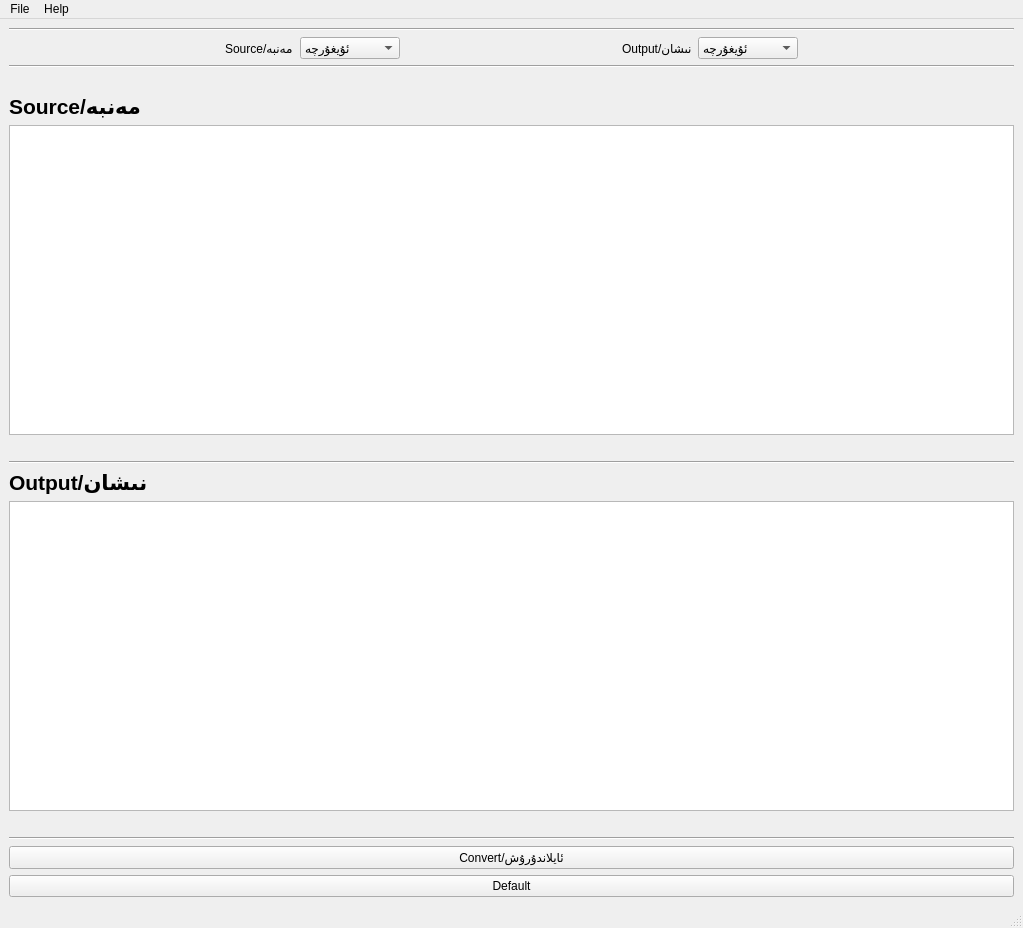
<?xml version="1.0" encoding="UTF-8"?>
<ui version="4.0">
 <class>MainWindow</class>
 <widget class="QMainWindow" name="MainWindow">
  <property name="geometry">
   <rect>
    <x>0</x>
    <y>0</y>
    <width>1023</width>
    <height>928</height>
   </rect>
  </property>
  <property name="windowTitle">
   <string>Uyghur Multi-Script Convertor</string>
  </property>
  <widget class="QWidget" name="centralwidget">
   <layout class="QVBoxLayout" name="verticalLayout">
    <item>
     <widget class="Line" name="line_2">
      <property name="orientation">
       <enum>Qt::Horizontal</enum>
      </property>
     </widget>
    </item>
    <item>
     <layout class="QHBoxLayout" name="horizontalLayout_2">
      <item>
       <spacer name="horizontalSpacer_9">
        <property name="orientation">
         <enum>Qt::Horizontal</enum>
        </property>
        <property name="sizeHint" stdset="0">
         <size>
          <width>40</width>
          <height>20</height>
         </size>
        </property>
       </spacer>
      </item>
      <item>
       <widget class="QLabel" name="label_3">
        <property name="text">
         <string>Source/مەنبە</string>
        </property>
       </widget>
      </item>
      <item>
       <widget class="QComboBox" name="cb_src">
        <item>
         <property name="text">
          <string>ئۇيغۇرچە</string>
         </property>
        </item>
        <item>
         <property name="text">
          <string>Latin</string>
         </property>
        </item>
        <item>
         <property name="text">
          <string>Ortaq Türkçe</string>
         </property>
        </item>
       </widget>
      </item>
      <item>
       <spacer name="horizontalSpacer_11">
        <property name="orientation">
         <enum>Qt::Horizontal</enum>
        </property>
        <property name="sizeHint" stdset="0">
         <size>
          <width>40</width>
          <height>20</height>
         </size>
        </property>
       </spacer>
      </item>
      <item>
       <widget class="QLabel" name="label_4">
        <property name="text">
         <string>Output/نىشان</string>
        </property>
       </widget>
      </item>
      <item>
       <widget class="QComboBox" name="cb_opt">
        <item>
         <property name="text">
          <string>ئۇيغۇرچە</string>
         </property>
        </item>
        <item>
         <property name="text">
          <string>Latin</string>
         </property>
        </item>
        <item>
         <property name="text">
          <string>Ortaq Turkçe</string>
         </property>
        </item>
       </widget>
      </item>
      <item>
       <spacer name="horizontalSpacer_3">
        <property name="orientation">
         <enum>Qt::Horizontal</enum>
        </property>
        <property name="sizeHint" stdset="0">
         <size>
          <width>40</width>
          <height>20</height>
         </size>
        </property>
       </spacer>
      </item>
      <item>
       <layout class="QHBoxLayout" name="horizontalLayout_3"/>
      </item>
     </layout>
    </item>
    <item>
     <widget class="Line" name="line">
      <property name="orientation">
       <enum>Qt::Horizontal</enum>
      </property>
     </widget>
    </item>
    <item>
     <layout class="QHBoxLayout" name="horizontalLayout"/>
    </item>
    <item>
     <spacer name="horizontalSpacer_5">
      <property name="orientation">
       <enum>Qt::Horizontal</enum>
      </property>
      <property name="sizeHint" stdset="0">
       <size>
        <width>40</width>
        <height>20</height>
       </size>
      </property>
     </spacer>
    </item>
    <item>
     <widget class="QLabel" name="label">
      <property name="font">
       <font>
        <pointsize>16</pointsize>
        <weight>75</weight>
        <bold>true</bold>
       </font>
      </property>
      <property name="text">
       <string>Source/مەنبە</string>
      </property>
     </widget>
    </item>
    <item>
     <widget class="QTextEdit" name="te_src">
      <property name="html">
       <string>&lt;!DOCTYPE HTML PUBLIC &quot;-//W3C//DTD HTML 4.0//EN&quot; &quot;http://www.w3.org/TR/REC-html40/strict.dtd&quot;&gt;
&lt;html&gt;&lt;head&gt;&lt;meta name=&quot;qrichtext&quot; content=&quot;1&quot; /&gt;&lt;style type=&quot;text/css&quot;&gt;
p, li { white-space: pre-wrap; }
&lt;/style&gt;&lt;/head&gt;&lt;body style=&quot; font-family:'Ubuntu'; font-size:11pt; font-weight:400; font-style:normal;&quot;&gt;
&lt;p align=&quot;right&quot; style=&quot;-qt-paragraph-type:empty; margin-top:0px; margin-bottom:0px; margin-left:0px; margin-right:0px; -qt-block-indent:0; text-indent:0px;&quot;&gt;&lt;br /&gt;&lt;/p&gt;&lt;/body&gt;&lt;/html&gt;</string>
      </property>
     </widget>
    </item>
    <item>
     <spacer name="horizontalSpacer">
      <property name="orientation">
       <enum>Qt::Horizontal</enum>
      </property>
      <property name="sizeHint" stdset="0">
       <size>
        <width>40</width>
        <height>20</height>
       </size>
      </property>
     </spacer>
    </item>
    <item>
     <widget class="Line" name="line_3">
      <property name="orientation">
       <enum>Qt::Horizontal</enum>
      </property>
     </widget>
    </item>
    <item>
     <widget class="QLabel" name="label_2">
      <property name="font">
       <font>
        <pointsize>16</pointsize>
        <weight>75</weight>
        <bold>true</bold>
       </font>
      </property>
      <property name="text">
       <string>Output/نىشان</string>
      </property>
     </widget>
    </item>
    <item>
     <widget class="QTextEdit" name="te_opt">
      <property name="html">
       <string>&lt;!DOCTYPE HTML PUBLIC &quot;-//W3C//DTD HTML 4.0//EN&quot; &quot;http://www.w3.org/TR/REC-html40/strict.dtd&quot;&gt;
&lt;html&gt;&lt;head&gt;&lt;meta name=&quot;qrichtext&quot; content=&quot;1&quot; /&gt;&lt;style type=&quot;text/css&quot;&gt;
p, li { white-space: pre-wrap; }
&lt;/style&gt;&lt;/head&gt;&lt;body style=&quot; font-family:'Ubuntu'; font-size:11pt; font-weight:400; font-style:normal;&quot;&gt;
&lt;p style=&quot;-qt-paragraph-type:empty; margin-top:0px; margin-bottom:0px; margin-left:0px; margin-right:0px; -qt-block-indent:0; text-indent:0px;&quot;&gt;&lt;br /&gt;&lt;/p&gt;&lt;/body&gt;&lt;/html&gt;</string>
      </property>
     </widget>
    </item>
    <item>
     <spacer name="horizontalSpacer_2">
      <property name="orientation">
       <enum>Qt::Horizontal</enum>
      </property>
      <property name="sizeHint" stdset="0">
       <size>
        <width>40</width>
        <height>20</height>
       </size>
      </property>
     </spacer>
    </item>
    <item>
     <widget class="Line" name="line_4">
      <property name="orientation">
       <enum>Qt::Horizontal</enum>
      </property>
     </widget>
    </item>
    <item>
     <widget class="QPushButton" name="btnConvert">
      <property name="text">
       <string>Convert/ئايلاندۇرۇش</string>
      </property>
     </widget>
    </item>
    <item>
     <widget class="QPushButton" name="btnDefault">
      <property name="text">
       <string>Default</string>
      </property>
     </widget>
    </item>
   </layout>
  </widget>
  <widget class="QStatusBar" name="statusbar"/>
  <widget class="QMenuBar" name="menubar">
   <property name="geometry">
    <rect>
     <x>0</x>
     <y>0</y>
     <width>1023</width>
     <height>25</height>
    </rect>
   </property>
   <widget class="QMenu" name="menuFile">
    <property name="title">
     <string>File</string>
    </property>
    <addaction name="actionInput_File"/>
    <addaction name="actionOutput_File"/>
   </widget>
   <widget class="QMenu" name="menuHelp">
    <property name="title">
     <string>Help</string>
    </property>
   </widget>
   <addaction name="menuFile"/>
   <addaction name="menuHelp"/>
  </widget>
  <action name="actionInput_File">
   <property name="text">
    <string>Input File</string>
   </property>
  </action>
  <action name="actionOutput_File">
   <property name="text">
    <string>Output File</string>
   </property>
  </action>
 </widget>
 <resources/>
 <connections/>
</ui>
